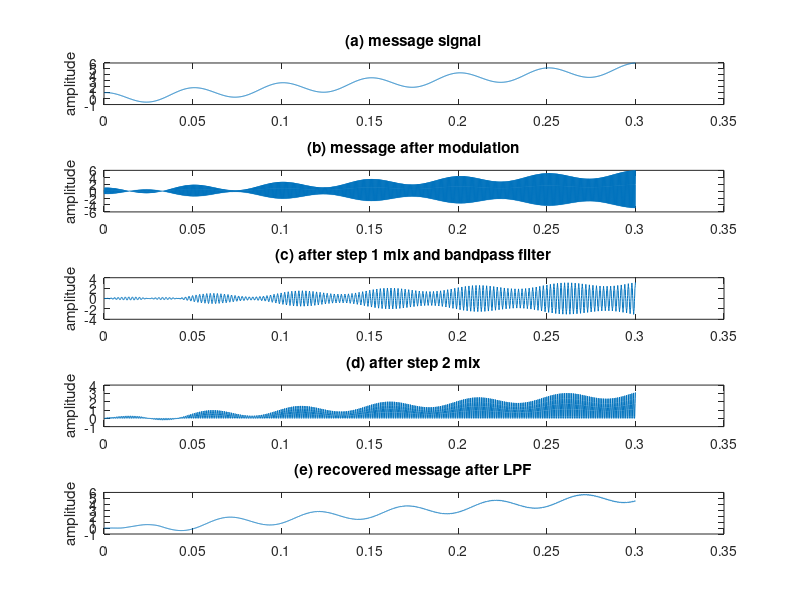

This figure's MATLAB source:
% demod2step.m two-step demodulation of suppressed carrier AM
time=0.3; Ts=1/10000;                    % sampling interval & time
t=Ts:Ts:time; lent=length(t);           % define a time vector
fm=20; fc=2000;                          % message and carrier freq
w=5/lent*(1:lent)+cos(2*pi*fm*t);       % create "message"
v=w.*cos(2*pi*fc*t);                    % modulate with carrier

c1=cos(2*pi*(3*fc/4)*t);               % first demod carrier 3fc/4
x1=v.*c1;                               % mix with modulated signal
fbe1=[0 0.09 0.096 0.104 0.11 1];      % BPF around fc/4
damps1=[0 0 1 1 0 0];
fl=200; b1=firpm(fl,fbe1,damps1);      % design bandpass filter
x1f=filter(b1,1,x1);                   % filter around fc/4=500Hz

c2=cos(2*pi*(fc/4)*t);                 % second demod carrier fc/4
x2=x1f.*c2;                            % mix filtered signal
fbe2=[0 0.02 0.04 1]; damps2=[1 1 0 0]; % LPF design
b2=firpm(fl,fbe2,damps2);              % impulse response of LPF
m=4*filter(b2,1,x2);                   % LPF and scale by 4

subplot(5,1,1), plot(t,w)
ylabel('amplitude'); title('(a) message signal')
subplot(5,1,2), plot(t,v)
ylabel('amplitude'); title('(b) message after modulation')
subplot(5,1,3), plot(t,x1f)
ylabel('amplitude'); title('(c) after step 1 mix and bandpass filter')
subplot(5,1,4), plot(t,x2)
ylabel('amplitude'); title('(d) after step 2 mix')
subplot(5,1,5), plot(t,m)
ylabel('amplitude'); title('(e) recovered message after LPF')
